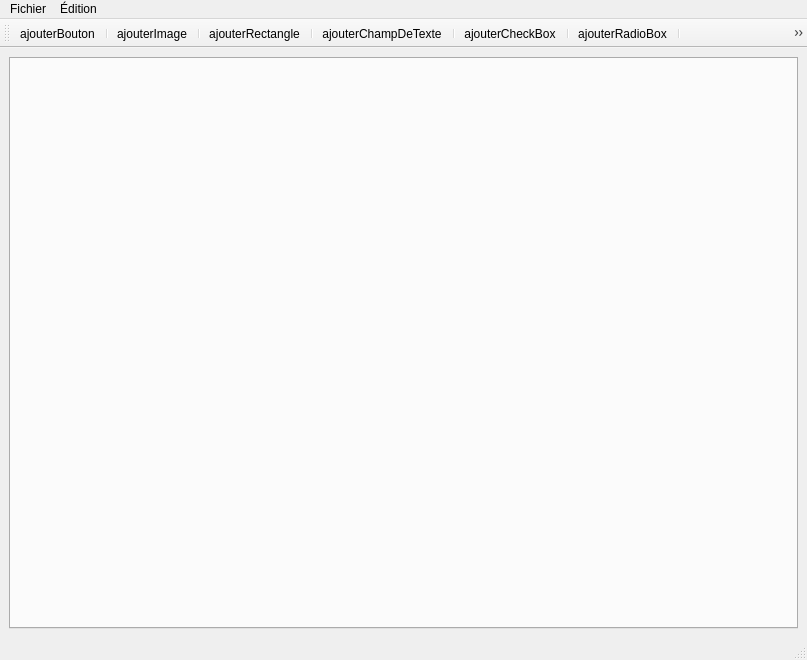
<?xml version="1.0" encoding="UTF-8"?>
<ui version="4.0">
 <class>MainWindow</class>
 <widget class="QMainWindow" name="MainWindow">
  <property name="geometry">
   <rect>
    <x>0</x>
    <y>0</y>
    <width>807</width>
    <height>660</height>
   </rect>
  </property>
  <property name="windowTitle">
   <string>MainWindow</string>
  </property>
  <widget class="QWidget" name="centralwidget">
   <layout class="QGridLayout" name="gridLayout">
    <item row="0" column="0">
     <widget class="QTabWidget" name="tabWidget">
      <property name="currentIndex">
       <number>-1</number>
      </property>
      <property name="tabsClosable">
       <bool>true</bool>
      </property>
      <property name="movable">
       <bool>false</bool>
      </property>
     </widget>
    </item>
   </layout>
  </widget>
  <widget class="QMenuBar" name="menubar">
   <property name="geometry">
    <rect>
     <x>0</x>
     <y>0</y>
     <width>807</width>
     <height>20</height>
    </rect>
   </property>
   <widget class="QMenu" name="menuFichier">
    <property name="title">
     <string>Fichier</string>
    </property>
    <addaction name="actionNouveau_fichier"/>
    <addaction name="actionOuvrir_un_fichier"/>
    <addaction name="actionSauvegarder"/>
    <addaction name="actionSauvegarder_sous"/>
    <addaction name="actionSauvegarder_sous_forme_d_image"/>
    <addaction name="separator"/>
    <addaction name="actionFermer"/>
    <addaction name="actionQuitter"/>
   </widget>
   <widget class="QMenu" name="menu_dition">
    <property name="title">
     <string>Édition</string>
    </property>
    <addaction name="actionRenommer_Onglet"/>
    <addaction name="separator"/>
    <addaction name="actionAnnuler"/>
    <addaction name="actionCouper"/>
    <addaction name="actionCopier"/>
    <addaction name="actionColler"/>
    <addaction name="separator"/>
    <addaction name="actionSupprimer"/>
    <addaction name="actionModifier_objet"/>
   </widget>
   <addaction name="menuFichier"/>
   <addaction name="menu_dition"/>
  </widget>
  <widget class="QStatusBar" name="statusbar"/>
  <widget class="QToolBar" name="toolBar">
   <property name="windowTitle">
    <string>toolBar</string>
   </property>
   <attribute name="toolBarArea">
    <enum>TopToolBarArea</enum>
   </attribute>
   <attribute name="toolBarBreak">
    <bool>false</bool>
   </attribute>
   <addaction name="actionajouterBouton"/>
   <addaction name="separator"/>
   <addaction name="actionajouterImage"/>
   <addaction name="separator"/>
   <addaction name="actionajouterRectangle"/>
   <addaction name="separator"/>
   <addaction name="actionajouterChampDeTexte"/>
   <addaction name="separator"/>
   <addaction name="actionajouterCheckBox"/>
   <addaction name="separator"/>
   <addaction name="actionajouterRadioBox"/>
   <addaction name="separator"/>
   <addaction name="actionajouterListeDeroulante"/>
  </widget>
  <action name="actionNouveau_fichier">
   <property name="text">
    <string>Nouvelle page</string>
   </property>
  </action>
  <action name="actionOuvrir_un_fichier">
   <property name="text">
    <string>Ouvrir un fichier</string>
   </property>
  </action>
  <action name="actionSauvegarder">
   <property name="text">
    <string>Sauvegarder modèle</string>
   </property>
  </action>
  <action name="actionSauvegarder_sous">
   <property name="text">
    <string>Sauvegarder modèle sous...</string>
   </property>
  </action>
  <action name="actionFermer">
   <property name="text">
    <string>Fermer</string>
   </property>
  </action>
  <action name="actionQuitter">
   <property name="text">
    <string>Quitter</string>
   </property>
  </action>
  <action name="actionAnnuler">
   <property name="text">
    <string>Annuler</string>
   </property>
  </action>
  <action name="actionR_tablir">
   <property name="text">
    <string>Rétablir</string>
   </property>
  </action>
  <action name="actionCouper">
   <property name="text">
    <string>Couper</string>
   </property>
   <property name="shortcut">
    <string>Ctrl+X</string>
   </property>
  </action>
  <action name="actionCopier">
   <property name="text">
    <string>Copier</string>
   </property>
   <property name="shortcut">
    <string>Ctrl+C</string>
   </property>
  </action>
  <action name="actionColler">
   <property name="text">
    <string>Coller</string>
   </property>
   <property name="shortcut">
    <string>Ctrl+V</string>
   </property>
  </action>
  <action name="actionSupprimer">
   <property name="text">
    <string>Supprimer objet</string>
   </property>
   <property name="shortcut">
    <string>Del</string>
   </property>
  </action>
  <action name="actionajouterBouton">
   <property name="text">
    <string>ajouterBouton</string>
   </property>
   <property name="toolTip">
    <string>ajouter bouton</string>
   </property>
  </action>
  <action name="actionajouterImage">
   <property name="text">
    <string>ajouterImage</string>
   </property>
   <property name="toolTip">
    <string>ajouterImage</string>
   </property>
  </action>
  <action name="actionajouterRectangle">
   <property name="text">
    <string>ajouterRectangle</string>
   </property>
   <property name="toolTip">
    <string>ajouterRectangle</string>
   </property>
  </action>
  <action name="actionajouterChampDeTexte">
   <property name="text">
    <string>ajouterChampDeTexte</string>
   </property>
   <property name="toolTip">
    <string>ajouterChampDeTexte</string>
   </property>
  </action>
  <action name="actionajouterCheckBox">
   <property name="text">
    <string>ajouterCheckBox</string>
   </property>
   <property name="toolTip">
    <string>ajouterCheckBox</string>
   </property>
  </action>
  <action name="actionajouterRadioBox">
   <property name="text">
    <string>ajouterRadioBox</string>
   </property>
   <property name="toolTip">
    <string>ajouterRadioBox</string>
   </property>
  </action>
  <action name="actionajouterListeDeroulante">
   <property name="text">
    <string>ajouterListeDeroulante</string>
   </property>
   <property name="toolTip">
    <string>ajouterListeDeroulante</string>
   </property>
  </action>
  <action name="actionSauvegarder_sous_forme_d_image">
   <property name="text">
    <string>Sauvegarder sous forme d'image</string>
   </property>
  </action>
  <action name="actionRenommer_Onglet">
   <property name="text">
    <string>Renommer Onglet</string>
   </property>
  </action>
  <action name="actionModifier_objet">
   <property name="text">
    <string>Modifier objet</string>
   </property>
  </action>
 </widget>
 <resources/>
 <connections/>
</ui>
